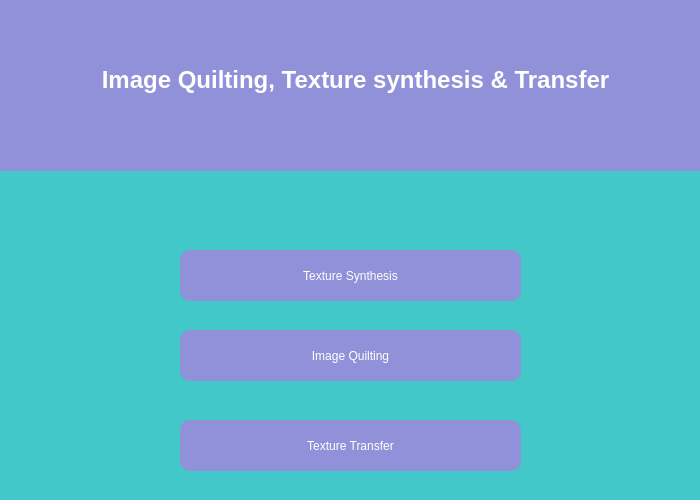
<?xml version="1.0" encoding="UTF-8"?>
<ui version="4.0">
 <class>Dialog</class>
 <widget class="QDialog" name="Dialog">
  <property name="geometry">
   <rect>
    <x>0</x>
    <y>0</y>
    <width>700</width>
    <height>500</height>
   </rect>
  </property>
  <property name="windowTitle">
   <string>Dialog</string>
  </property>
  <widget class="QWidget" name="bgwidget" native="true">
   <property name="geometry">
    <rect>
     <x>-20</x>
     <y>-90</y>
     <width>1201</width>
     <height>800</height>
    </rect>
   </property>
   <property name="styleSheet">
    <string notr="true">background-color:qlineargradient(spread:pad, x1:1, y1:1, x2:1, y2:1, stop:0 rgba(66, 200, 200, 255), stop:0.495 rgba(255, 255, 255, 255), stop:0.505 rgba(255, 0, 0, 255), stop:1 rgba(255, 0, 0, 255));</string>
   </property>
   <widget class="QLabel" name="label">
    <property name="geometry">
     <rect>
      <x>10</x>
      <y>80</y>
      <width>731</width>
      <height>181</height>
     </rect>
    </property>
    <property name="styleSheet">
     <string notr="true">background-color:qlineargradient(spread:pad, x1:1, y1:1, x2:1, y2:1, stop:0.232955 rgba(145, 145, 217, 255), stop:0.926136 rgba(0, 203, 203, 255));font: 36pt &quot;Sitka Heading&quot;;color:white;</string>
    </property>
    <property name="text">
     <string>&lt;html&gt;&lt;head/&gt;&lt;body&gt;&lt;p&gt;&lt;span style=&quot; font-size:18pt; font-weight:600;&quot;&gt;Image Quilting, Texture synthesis &amp;amp; Transfer&lt;/span&gt;&lt;/p&gt;&lt;/body&gt;&lt;/html&gt;</string>
    </property>
    <property name="alignment">
     <set>Qt::AlignCenter</set>
    </property>
   </widget>
   <widget class="QPushButton" name="login">
    <property name="geometry">
     <rect>
      <x>200</x>
      <y>340</y>
      <width>341</width>
      <height>51</height>
     </rect>
    </property>
    <property name="styleSheet">
     <string notr="true">QPushButton{
background-color:qlineargradient(spread:pad, x1:1, y1:1, x2:1, y2:1, stop:0.232955 rgba(145, 145, 217, 255), stop:0.926136 rgba(0, 203, 203, 255));
color:white;;font: 14pt &quot;Sitka Heading&quot;;border-radius:10px;


}
QPushButton:hover{

   background-color:#CBC3E3;
color:white;;font: 14pt &quot;Sitka Heading&quot;;border-radius:10px;

}</string>
    </property>
    <property name="text">
     <string>Texture Synthesis</string>
    </property>
   </widget>
   <widget class="QPushButton" name="create">
    <property name="geometry">
     <rect>
      <x>200</x>
      <y>420</y>
      <width>341</width>
      <height>51</height>
     </rect>
    </property>
    <property name="styleSheet">
     <string notr="true">QPushButton{
background-color:qlineargradient(spread:pad, x1:1, y1:1, x2:1, y2:1, stop:0.232955 rgba(145, 145, 217, 255), stop:0.926136 rgba(0, 203, 203, 255));
color:white;;font: 14pt &quot;Sitka Heading&quot;;border-radius:10px;


}
QPushButton:hover{

   background-color:#CBC3E3;
color:white;;font: 14pt &quot;Sitka Heading&quot;;border-radius:10px;

}</string>
    </property>
    <property name="text">
     <string>Image Quilting</string>
    </property>
   </widget>
   <widget class="QPushButton" name="textt">
    <property name="geometry">
     <rect>
      <x>200</x>
      <y>510</y>
      <width>341</width>
      <height>51</height>
     </rect>
    </property>
    <property name="styleSheet">
     <string notr="true">QPushButton{
background-color:qlineargradient(spread:pad, x1:1, y1:1, x2:1, y2:1, stop:0.232955 rgba(145, 145, 217, 255), stop:0.926136 rgba(0, 203, 203, 255));
color:white;;font: 14pt &quot;Sitka Heading&quot;;border-radius:10px;


}
QPushButton:hover{

   background-color:#CBC3E3;
color:white;;font: 14pt &quot;Sitka Heading&quot;;border-radius:10px;

}</string>
    </property>
    <property name="text">
     <string>Texture Transfer</string>
    </property>
   </widget>
  </widget>
 </widget>
 <resources/>
 <connections/>
</ui>
